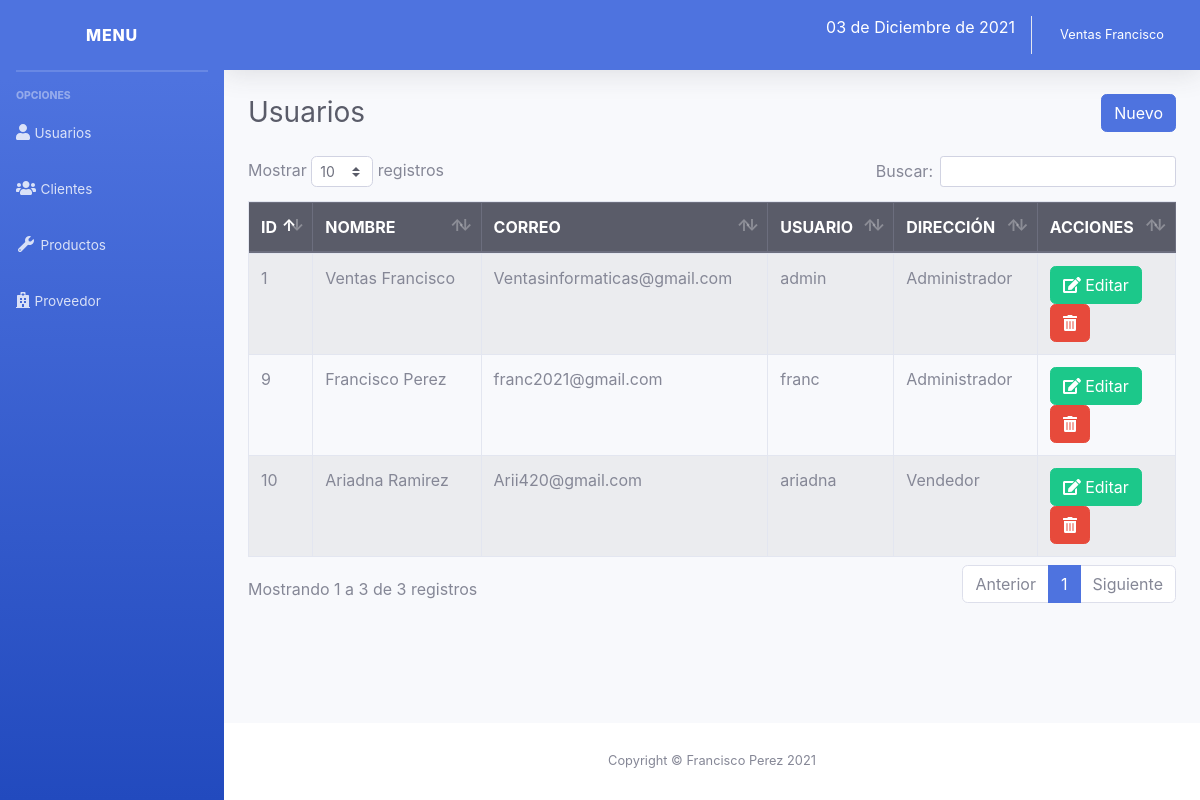
The page /sistema/lista_usuarios.php (signed in) on the database its author committed.
### tables this page shows
CREATE TABLE `usuario` (
  `idusuario` int(11) NOT NULL,
  `nombre` varchar(100) NOT NULL,
  `correo` varchar(100) NOT NULL,
  `usuario` varchar(20) NOT NULL,
  `clave` varchar(50) NOT NULL,
  `rol` int(11) NOT NULL
);

CREATE TABLE `rol` (
  `idrol` int(11) NOT NULL,
  `rol` varchar(50) NOT NULL
);

### sistema/lista_usuarios.php (the view)
<?php include_once "includes/header.php"; ?>
<div class="container-fluid">
	<div class="d-sm-flex align-items-center justify-content-between mb-4">
		<h1 class="h3 mb-0 text-gray-800">Usuarios</h1>
		<?php if ($_SESSION['rol'] == 1) { ?>
		<a href="registro_usuario.php" class="btn btn-primary">Nuevo</a>
		<?php } ?>
	</div>
	<div class="row">
		<div class="col-lg-12">
			<div class="table-responsive">
				<table class="table table-striped table-bordered" id="table">
					<thead class="thead-dark">
						<tr>
							<th>ID</th>
							<th>NOMBRE</th>
							<th>CORREO</th>
							<th>USUARIO</th>
							<th>DIRECCIÓN</th>
							<?php if ($_SESSION['rol'] == 1) { ?>
							<th>ACCIONES</th>
							<?php }?>
						</tr>
					</thead>
					<tbody>
						<?php
						include "../conexion.php";
						$query = mysqli_query($conexion, "SELECT u.idusuario, u.nombre, u.correo, u.usuario, r.rol FROM usuario u INNER JOIN rol r ON u.rol = r.idrol");
						$result = mysqli_num_rows($query);
						if ($result > 0) {
							while ($data = mysqli_fetch_assoc($query)) { ?>
								<tr>
									<td><?php echo $data['idusuario']; ?></td>
									<td><?php echo $data['nombre']; ?></td>
									<td><?php echo $data['correo']; ?></td>
									<td><?php echo $data['usuario']; ?></td>
									<td><?php echo $data['rol']; ?></td>
									<?php if ($_SESSION['rol'] == 1) { ?>
									<td>
										<a href="editar_usuario.php?id=<?php echo $data['idusuario']; ?>" class="btn btn-success"><i class='fas fa-edit'></i> Editar</a>
										<form action="eliminar_usuario.php?id=<?php echo $data['idusuario']; ?>" method="post" class="confirmar d-inline">
											<button class="btn btn-danger" type="submit"><i class='fas fa-trash-alt'></i> </button>
										</form>
									</td>
									<?php } ?>
								</tr>
						<?php }
						} ?>
					</tbody>
				</table>
			</div>
		</div>
	</div>
</div>
</div>
<?php include_once "includes/footer.php"; ?>

### rows shown on the page
usuario: idusuario "1", nombre "Ventas Francisco", correo "Ventasinformaticas@gmail.com", usuario "admin", rol.rol "Administrador"
usuario: idusuario "9", nombre "Francisco Perez", correo "franc2021@gmail.com", usuario "franc", rol.rol "Administrador"
usuario: idusuario "10", nombre "Ariadna Ramirez", correo "Arii420@gmail.com", usuario "ariadna", rol.rol "Vendedor"

### other values the page prints
fecha() "03 de Diciembre de 2021"
$_SESSION['nombre'] "Ventas Francisco"
